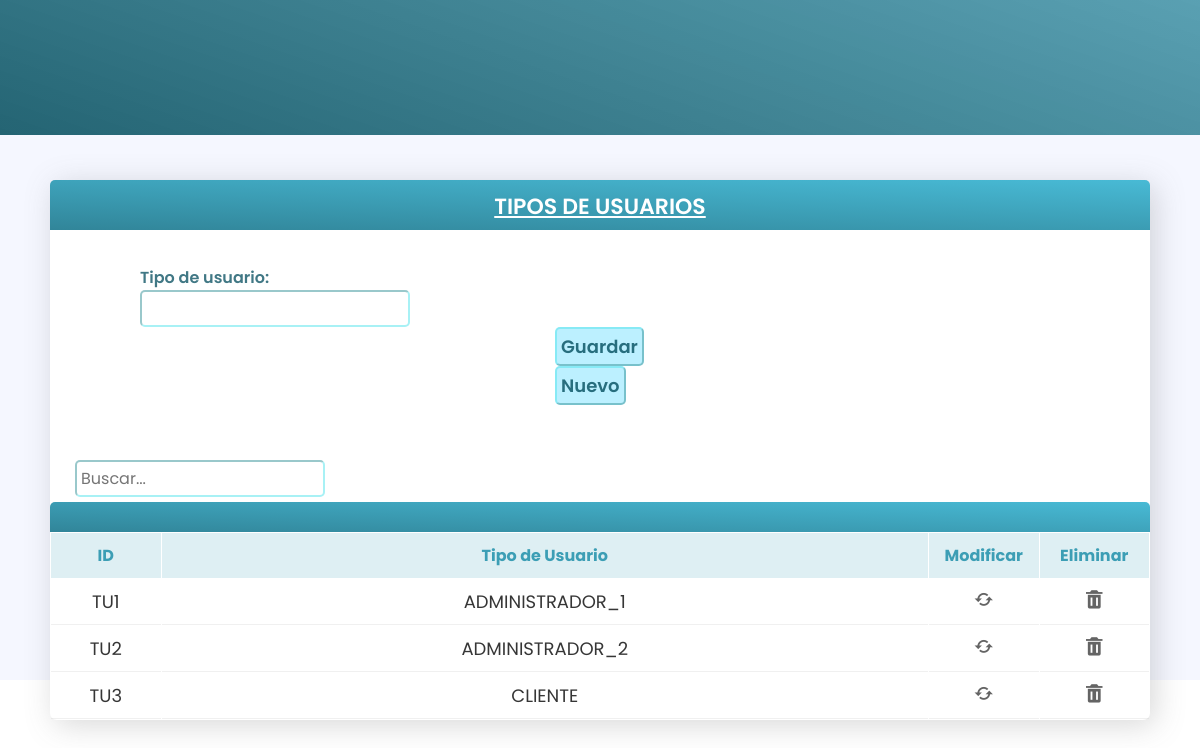
Page /Tipo_usr.php on the committed database.
### tables this page shows
CREATE TABLE `tipo_usuario` (
  `tipo_usr_id` varchar(3) NOT NULL,
  `tipo_usr` varchar(20) NOT NULL
);

### Tipo_usr.php (the view, shortened to what this page needs)
<!DOCTYPE html>
<html lang="en">
<head>
    <?php
    $conn = OpenCon();
    $v_TipoUsuario  = $_REQUEST['tipo_usuario_txt'];
    ?>
    <link href="https://unpkg.com/boxicons@2.1.1/css/boxicons.min.css" rel="stylesheet">
    <link rel="stylesheet" href="assets/css/style.css">
    <link rel="stylesheet" href="assets/css/gl_alerts.css">
</head>
<body>
    <form name="form1" id="form1" method="get" action="Tipo_usr.php" onSubmit="return checaCampos();">
        <?php include('Menu_principal.php'); ?>
        <section class="body">
            <div class="wrapper-container" style="margin-top: 40px;">
                <div class="placa">
                    <div class="header2">
                        <div class="nombre-sis">
                            TIPOS DE USUARIOS
                        </div>
                    </div>
                </div>
                <section class="formulario2" style="margin-bottom: 40px;">
                    <br>
                    <div class="container-data" style="min-height: 130px;">
                        <div>
                            <div class="texto-datos" id="area">
                                <div style="display: flex;">
                                    <div style="padding: 0 75px 0 0;">
                                        <p data-name="tipo_usuario_txt" class="title-form">Tipo de usuario:</p>
                                        <input type="text" name="tipo_usuario_txt" id="tipo_usuario_txt" value="<?= $v_TipoUsuario ?>" maxlength="50" class="imput-form" style="width: 270px;">
                                    </div>
                            </div>
                        </div>
                        <div style="padding: 0 400px;">
                            <a class="btn efecto" style="margin-left: 15px;">
                                <input type="button" class="btn-form" id="btn_guardar" value="Guardar">
                            </a>
                            <a class="btn efecto" style="margin-left: 15px;">
                                <input type="button" class="btn-form" id="btn_nuevo" value="Nuevo">
                            </a>
                        </div>
                    </div>
                </section>
                <div style="display: flex; padding: 5px 25px;">
                    <input type="text" id="buscar" placeholder="Buscar..." class="imput-form" style="width: 250px;">
                </div>
                <div class="placa" style="height: 30px;">
                    <div class="header2">
                    </div>
                </div>
                <table width="100%" cellspacing="1">
                    <thead>
                        <tr>
                            <th class="row_top" width="10%">ID</th>
                            <th class="row_top" width="70%">Tipo de Usuario</th>
                            <th class="row_top" width="10%">Modificar</th>
                            <th class="row_top" width="10%">Eliminar</th>
                        </tr>
                    </thead>
                    <tbody>
                        <?php
                        $sql = 'select tipo_usr_id, tipo_usr from tipo_usuario order by tipo_usr_id';
                            $rst = mysqli_query($conn, $sql);
                            while ($row = mysqli_fetch_assoc($rst)) { ?>
                            <tr>
                                <?php
                                foreach ($row as $key => $item) { ?>
                                    <td class="info-td">
                                        <?= ($item !== null ? $item : "") ?>
                                    </td>
                                    <?php
                                } ?>
                                <td class="btn_modificar info-td">
                                    <i class='bx bx-refresh' onclick="modificar('<?= $row['tipo_usr_id'] ?>')"></i>
                                </td>
                                <td class="btn_eliminar info-td">
                                    <i class='bx bxs-trash' onclick="eliminar('<?= $row['tipo_usr_id'] ?>')"></i>
                                </td>
                            </tr>
                            <?php
                        }
                        ?>
                    </tbody>
                </table>
            </div>
            <br><br><br>
        </section>
	</form>
</body>
</html>

### assets/css/style.css (style rules this page uses)
* { margin: 0; padding: 0; box-sizing: border-box; font-family: 'Poppins', sans-serif; -webkit-tap-highlight-color: transparent; }
:root { --blue-pastel-color: #5eb6e9; --green-pastel-color: #0db9a7; --red-pastel-color: #e95e66; --red-color-option1: #fe3954; --yellow-pastel-color: #ffa500; --purple-color-option1: #5b69bc; --pink-color-option1: #ff8acc; --body-color: #dde4ff4a; }
.header2 { font-weight: 600; text-align: center; text-decoration: underline; color: #ffffff; font-size: 22px; padding: 10px 140px; }
.body { width: 100%; height: 85vh; background: #dde4ff4d; padding: 140px 50px; }
.wrapper-container { background: white; min-height: 250px; box-shadow: 5px 5px 30px rgb(98 98 98 / 25%); border-radius: 7px; display: flex; flex-direction: column; justify-content: center; }
.placa { width: 100%; height: 50px; background: linear-gradient(2deg, #318599, #48bad5); border-radius: 5px 5px 0 0; }

### Tipo_usr.php (style rules this page uses)
.row_top { height: 45px; align: center; color: #3c9eb5; background: #3c9eb52b; }
.info-td { font-size: 18px; color: #363636; padding: 6px 0; border-bottom: 1px solid #bbbbbb38; }
.info-td:nth-child(1) { text-align: center; }
.info-td:nth-child(2) { text-align: center; }
.btn_modificar { font-size: 22px; text-align: center; color: #646464; cursor: pointer; transition: .1s all; }
.btn_eliminar { font-size: 22px; text-align: center; color: #646464; cursor: pointer; transition: .1s all; }
.formulario2 { padding: 10px 90px; }
.title-form { color: #417885; font-size: 16px; font-weight: 600; }
.imput-form { font-size: 16px; padding: 4px; border-color: #52e3eb80; border-radius: 5px; }
.btn-form { font-size: 18px; color: #276e7e; font-weight: 600; padding: 4px; border-color: #52e3eb80; border-radius: 5px; background: #bcf0ff; cursor: pointer; }
body { font-family: "Open Sans", -apple-system, BlinkMacSystemFont, "Segoe UI", Roboto, Oxygen-Sans, Ubuntu, Cantarell, "Helvetica Neue", Helvetica, Arial, sans-serif; }

### rows in the picture
tipo_usuario: tipo_usr_id "TU1", tipo_usr "ADMINISTRADOR_1"
tipo_usuario: tipo_usr_id "TU2", tipo_usr "ADMINISTRADOR_2"
tipo_usuario: tipo_usr_id "TU3", tipo_usr "CLIENTE"
